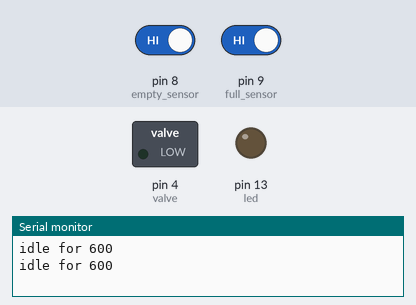
The sketch below on a simulated Arduino Uno, built with avr-gcc and run on an emulated ATmega328P. Shown: switched loads named in the sketch (green lamp = pin HIGH), output pins drawn as LEDs (lit = HIGH), the last lines printed to the serial monitor. The inputs (shaded band) are chosen by the test bench; at power-on: pin 8 (empty_sensor) HIGH, pin 9 (full_sensor) HIGH.

Above: at 1.2 s.
1.3 s: pin 8 (empty_sensor) driven LOW
3.2 s: pin 9 (full_sensor) driven LOW
At 4.4 s:
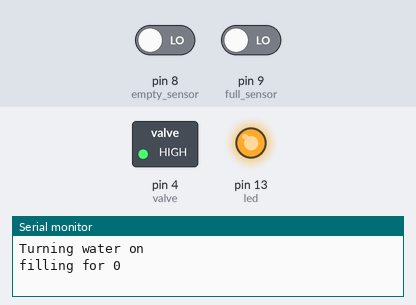
4.7 s: pin 9 (full_sensor) driven HIGH
At 5.9 s:
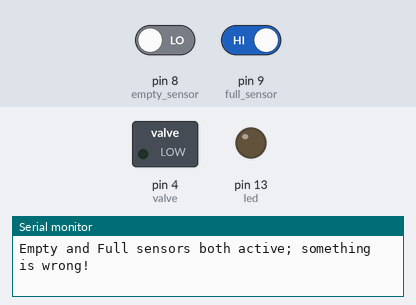
7.7 s: pin 9 (full_sensor) driven LOW
At 8.31 s:
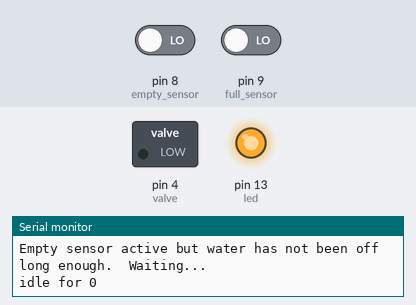
Timing chart, 0 to 11.7 s (numbered marks = the images above; inputs shaded):
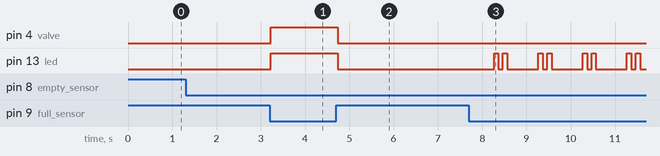

Measured:
- after the input at 3.2 s, pin 4 (valve), pin 13 (led): LOW → HIGH at once
- after the input at 4.7 s, pin 4 (valve), pin 13 (led): HIGH → LOW at once
- after the input at 7.7 s, pin 13 (led): LOW → HIGH after 0.57 s, then repeats every 1.0 s: LOW 0.10 s, HIGH 0.10 s, LOW 0.70 s, HIGH 0.10 s

The sketch:

controller.ino
```cpp
/*
 *
 */

// Pin 13 has an LED connected on most Arduino boards.
// Pin 11 has the LED on Teensy 2.0
// Pin 6  has the LED on Teensy++ 2.0
// Pin 13 has the LED on Teensy 3.0
// give it a name:
int led = 13;
int valve = 4;
int empty_sensor = 8;
int full_sensor = 9;

// the setup routine runs once when you press reset:
void setup() {
  // initialize the digital pin as an output.
  Serial.begin(9600);
  pinMode(led, OUTPUT);
  pinMode(valve, OUTPUT);
  pinMode(empty_sensor, INPUT_PULLUP);
  pinMode(full_sensor, INPUT_PULLUP);
}

#define MS_PER_CYCLE 100
#define MS_PER_SECOND 1000

// Keep the valve open for a maximum of 30 seconds. (1 cycle == 0.1s)

int32_t cycles_to_seconds(int32_t c) {
  return c * MS_PER_CYCLE / MS_PER_SECOND;
}
int32_t seconds_to_cycles(int32_t s) {
  return s * MS_PER_SECOND / MS_PER_CYCLE;
}

const int32_t MAX_FILLING_SECONDS = 60 * 2;
const int32_t MAX_FILLING_CYCLES = seconds_to_cycles(MAX_FILLING_SECONDS);
const int32_t MIN_IDLE_SECONDS = 60 * 10;
const int32_t MIN_IDLE_CYCLES = seconds_to_cycles(MIN_IDLE_SECONDS);

bool filling = false;
bool waiting_to_fill = false;
int32_t cycles_filling = 0;
int32_t cycles_idle = MIN_IDLE_CYCLES;

void water_on() {
  cycles_idle = 0;
  if (!filling) {
    Serial.println("Turning water on");
  }
  waiting_to_fill = false;
  filling = true;
  digitalWrite(valve, HIGH);
  digitalWrite(led, HIGH);
}
void water_off() {
  cycles_filling = 0;
  if (filling) {
    Serial.println("Turning water off");
  }
  filling = false;
  digitalWrite(valve, LOW);
  digitalWrite(led, LOW);
}

int cycle = 0;

// the loop routine runs over and over again forever:
void loop() {
  bool is_empty = !digitalRead(empty_sensor);
  bool is_full = digitalRead(full_sensor);
  bool bad_sensor_reading = false;

  if (is_empty) {
    if (is_full) {
      Serial.println("Empty and Full sensors both active; something is wrong!");
      bad_sensor_reading = true;
      water_off();
    } else {
      if (!filling) {
        if (cycles_idle < MIN_IDLE_CYCLES) {
          if (!waiting_to_fill) {
            waiting_to_fill = true;
            Serial.println("Empty sensor active but water has not been off long enough.  Waiting...");
          }
        } else {
          water_on();
        }
      }
    }
  } else if (is_full) {
    water_off();
  }
  if (!bad_sensor_reading) {
    if (filling) {
      ++cycles_filling;
      if (cycles_filling > MAX_FILLING_CYCLES) {
        Serial.println("Water on for too long.");
        water_off();
        int led_on = LOW;
        for (;;) {
          led_on = (HIGH + LOW) - led_on;
          digitalWrite(led, led_on);
          delay(700);
        }
      }
    } else {
      if (cycles_idle < MIN_IDLE_CYCLES) {
        ++cycles_idle;
        if (cycles_idle == MIN_IDLE_CYCLES) {
          Serial.println("Water off timer reset.");
        }
      }
    }
  }
  delay(MS_PER_CYCLE);
  if ((cycle % (1 * MS_PER_SECOND / MS_PER_CYCLE)) == 0) {
    if (cycles_filling > 0 && cycles_idle > 0) {
      Serial.println("Filling and idle!  This is impossible.");
    } else if (cycles_filling > 0) {
      Serial.print("filling for ");
      Serial.println(cycles_to_seconds(cycles_filling));
    } else {
      Serial.print("idle for ");
      Serial.println(cycles_to_seconds(cycles_idle));
    }
  }
  if (waiting_to_fill) {
    switch (cycle % 10) {
      case 1:
      case 3:
        digitalWrite(led, HIGH);
        break;
      default:
        digitalWrite(led, LOW);
        break;
    }
  }
  ++cycle;
}
```
